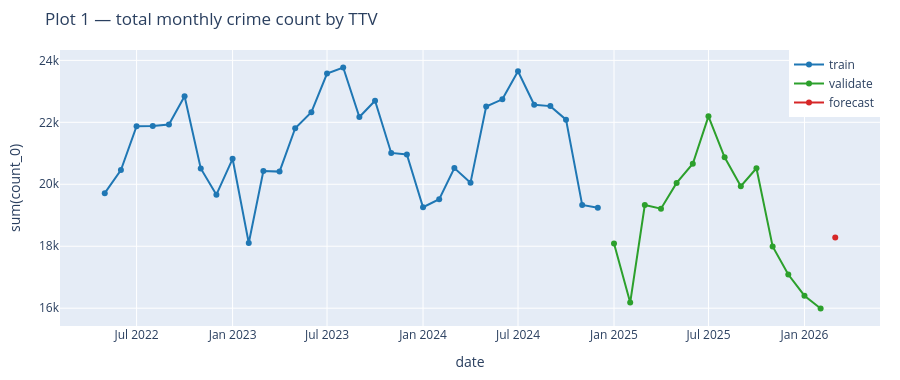
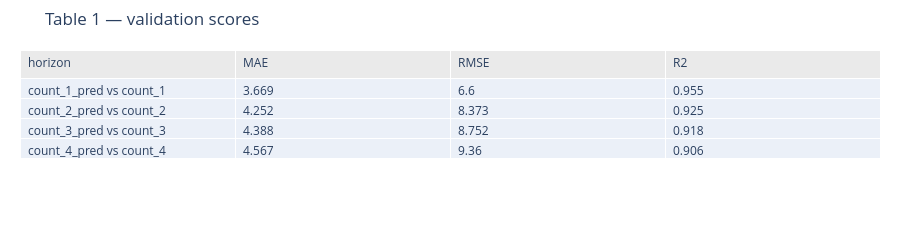
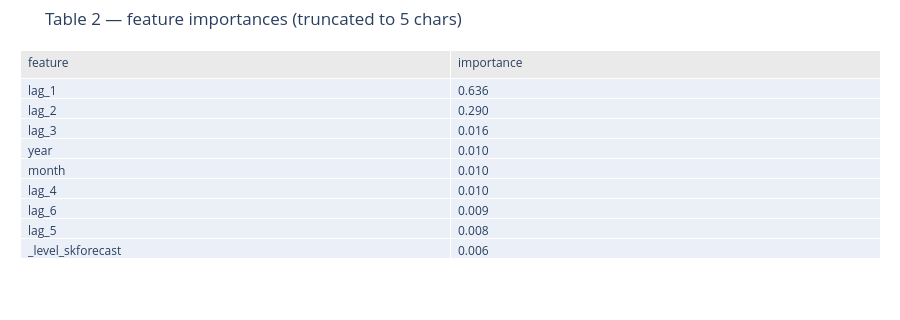

Notebook source saved alongside these figures, in order:
### Markdown cell above
## Dashboard — Plot 1 (total monthly count by TTV) + Tables 1 & 2

### Code cell
os.makedirs("docs", exist_ok=True)

def scores_row(actual, pred):
    mask = actual.notna() & pred.notna()
    a, p = actual[mask], pred[mask]
    return {
        "MAE":  mean_absolute_error(a, p),
        "RMSE": mean_squared_error(a, p) ** 0.5,
        "R2":   r2_score(a, p),
    }

# Plot 1 — total monthly count by TTV
agg = df_monthly.groupby(["date", "TTV"], as_index=False)["count_0"].sum().rename(
    columns={"count_0": "total_count"}
)
ttv_colors = {"train": "#1f77b4", "validate": "#2ca02c", "forecast": "#d62728",
              "incomplete": "#7f7f7f"}
fig1 = go.Figure()
for ttv in ["train", "validate", "forecast"]:
    seg = agg[agg["TTV"] == ttv].sort_values("date")
    fig1.add_trace(go.Scatter(
        x=seg["date"], y=seg["total_count"],
        mode="lines+markers", name=ttv,
        line=dict(color=ttv_colors[ttv]), marker=dict(color=ttv_colors[ttv]),
    ))
fig1.update_layout(
    title="Plot 1 — total monthly crime count by TTV",
    xaxis_title="date", yaxis_title="sum(count_0)",
    height=380, margin=dict(l=60, r=20, t=50, b=50),
    legend=dict(x=1.0, y=1.0, xanchor="right", yanchor="top"),
)

# Table 1 — validation scores per horizon
rows = []
for k in (1, 2, 3, 4):
    s = scores_row(df_validate[f"count_{k}"], df_validate[f"count_{k}_pred"])
    rows.append({"horizon": f"count_{k}_pred vs count_{k}",
                 "MAE":  round(s["MAE"], 3),
                 "RMSE": round(s["RMSE"], 3),
                 "R2":   round(s["R2"], 3)})
scores_df = pd.DataFrame(rows)
tbl1 = go.Figure(go.Table(
    header=dict(values=list(scores_df.columns), fill_color="#eaeaea", align="left"),
    cells=dict(values=[scores_df[c] for c in scores_df.columns], align="left"),
))
tbl1.update_layout(title="Table 1 — validation scores",
                   height=240, margin=dict(l=20, r=20, t=50, b=10))

# Table 2 — feature importances, descending, truncated to 5 chars
fi = forecaster.get_feature_importances().sort_values("importance", ascending=False).reset_index(drop=True)
fi_disp = fi.astype(str).copy()
fi_disp["importance"] = fi_disp["importance"].str[:5]
tbl2 = go.Figure(go.Table(
    header=dict(values=list(fi_disp.columns), fill_color="#eaeaea", align="left"),
    cells=dict(values=[fi_disp[c] for c in fi_disp.columns], align="left"),
))
tbl2.update_layout(title="Table 2 — feature importances (truncated to 5 chars)",
                   height=320, margin=dict(l=20, r=20, t=50, b=10))

fig1.show()
tbl1.show()
tbl2.show()

### Figure 1 — Plotly figure (JSON) as saved in the notebook; plotly's stock layout.template omitted (floating-point values rounded to 4 significant figures)
{"data": [{"line": {"color": "#1f77b4"}, "marker": {"color": "#1f77b4"}, "mode": "lines+markers", "name": "train", "type": "scatter", "x": ["2022-05-01T00:00:00.000000000", "2022-06-01T00:00:00.000000000", "2022-07-01T00:00:00.000000000", "2022-08-01T00:00:00.000000000", "2022-09-01T00:00:00.000000000", "2022-10-01T00:00:00.000000000", "2022-11-01T00:00:00.000000000", "2022-12-01T00:00:00.000000000", "2023-01-01T00:00:00.000000000", "2023-02-01T00:00:00.000000000", "2023-03-01T00:00:00.000000000", "2023-04-01T00:00:00.000000000", "2023-05-01T00:00:00.000000000", "2023-06-01T00:00:00.000000000", "2023-07-01T00:00:00.000000000", "2023-08-01T00:00:00.000000000", "2023-09-01T00:00:00.000000000", "2023-10-01T00:00:00.000000000", "2023-11-01T00:00:00.000000000", "2023-12-01T00:00:00.000000000", "2024-01-01T00:00:00.000000000", "2024-02-01T00:00:00.000000000", "2024-03-01T00:00:00.000000000", "2024-04-01T00:00:00.000000000", "2024-05-01T00:00:00.000000000", "2024-06-01T00:00:00.000000000", "2024-07-01T00:00:00.000000000", "2024-08-01T00:00:00.000000000", "2024-09-01T00:00:00.000000000", "2024-10-01T00:00:00.000000000", "2024-11-01T00:00:00.000000000", "2024-12-01T00:00:00.000000000"], "y": [19714, 20460, 21877, 21885, 21931, 22840, 20513, 19665, 20823, 18104, 20428, 20409, 21809, 22329, 23573, 23768, 22172, 22698, 21012, 20964, 19259, 19517, 20525, 20053, 22510, 22742, 23647, 22567, 22523, 22087, 19334, 19241]}, {"line": {"color": "#2ca02c"}, "marker": {"color": "#2ca02c"}, "mode": "lines+markers", "name": "validate", "type": "scatter", "x": ["2025-01-01T00:00:00.000000000", "2025-02-01T00:00:00.000000000", "2025-03-01T00:00:00.000000000", "2025-04-01T00:00:00.000000000", "2025-05-01T00:00:00.000000000", "2025-06-01T00:00:00.000000000", "2025-07-01T00:00:00.000000000", "2025-08-01T00:00:00.000000000", "2025-09-01T00:00:00.000000000", "2025-10-01T00:00:00.000000000", "2025-11-01T00:00:00.000000000", "2025-12-01T00:00:00.000000000", "2026-01-01T00:00:00.000000000", "2026-02-01T00:00:00.000000000"], "y": [18088, 16182, 19330, 19212, 20044, 20664, 22193, 20869, 19939, 20517, 17993, 17087, 16403, 15992]}, {"line": {"color": "#d62728"}, "marker": {"color": "#d62728"}, "mode": "lines+markers", "name": "forecast", "type": "scatter", "x": ["2026-03-01T00:00:00.000000000"], "y": [18283]}], "layout": {"height": 380, "legend": {"x": 1.0, "xanchor": "right", "y": 1.0, "yanchor": "top"}, "margin": {"b": 50, "l": 60, "r": 20, "t": 50}, "title": {"text": "Plot 1 — total monthly crime count by TTV"}, "xaxis": {"title": {"text": "date"}}, "yaxis": {"title": {"text": "sum(count_0)"}}}}

### Figure 2 — Plotly figure (JSON) as saved in the notebook; plotly's stock layout.template omitted (floating-point values rounded to 4 significant figures)
{"data": [{"cells": {"align": "left", "values": [["count_1_pred vs count_1", "count_2_pred vs count_2", "count_3_pred vs count_3", "count_4_pred vs count_4"], [3.669, 4.252, 4.388, 4.567], [6.6, 8.373, 8.752, 9.36], [0.955, 0.925, 0.918, 0.906]]}, "header": {"align": "left", "fill": {"color": "#eaeaea"}, "values": ["horizon", "MAE", "RMSE", "R2"]}, "type": "table"}], "layout": {"height": 240, "margin": {"b": 10, "l": 20, "r": 20, "t": 50}, "title": {"text": "Table 1 — validation scores"}}}

### Figure 3 — Plotly figure (JSON) as saved in the notebook; plotly's stock layout.template omitted (floating-point values rounded to 4 significant figures)
{"data": [{"cells": {"align": "left", "values": [["lag_1", "lag_2", "lag_3", "year", "month", "lag_4", "lag_6", "lag_5", "_level_skforecast"], ["0.636", "0.290", "0.016", "0.010", "0.010", "0.010", "0.009", "0.008", "0.006"]]}, "header": {"align": "left", "fill": {"color": "#eaeaea"}, "values": ["feature", "importance"]}, "type": "table"}], "layout": {"height": 320, "margin": {"b": 10, "l": 20, "r": 20, "t": 50}, "title": {"text": "Table 2 — feature importances (truncated to 5 chars)"}}}
